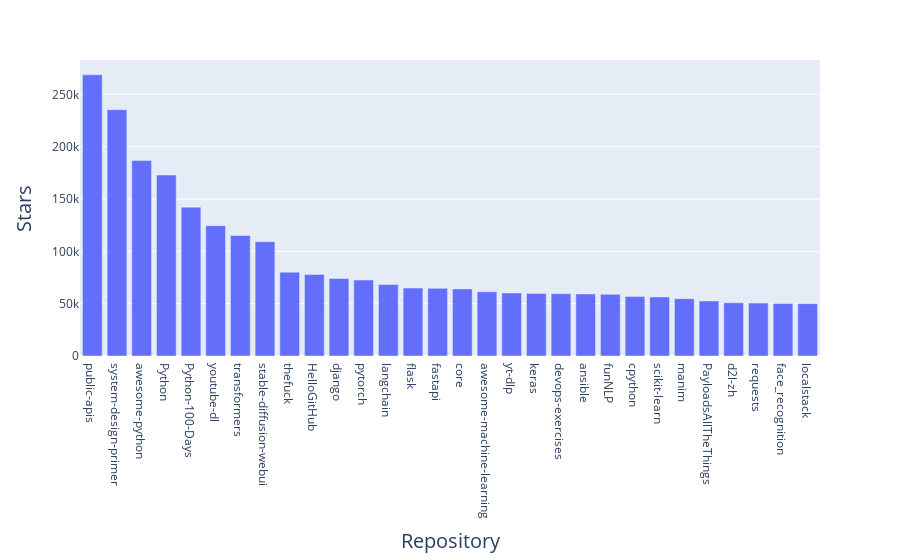

The notebook cell saved with this chart:
### Markdown cell above
Adding Custome tooltips

### Code cell
import requests
import plotly.express as px

# Make an APC call to Github
url = "https://api.github.com/search/repositories?q=language:python+sort:stars+stars:>10000"

headers = {"Accept": "application/vnd.github.v3+json"}
r = requests.get(url, headers=headers)
print(f"Status Code: {r.status_code}")

# Process over the result
response_dict = r.json()
print(f"Completed Results: {not response_dict['incomplete_results']}")

# Process responsitory information
repo_dicts = response_dict["items"]
repo_names, stars, hover_texts = [], [],[]

# for loop to extract names and stars count from API
for repo_dict in repo_dicts:
    repo_names.append(repo_dict["name"])
    stars.append(repo_dict["stargazers_count"])
 
    # build hover texts
    owner = repo_dict["owner"]['login']
    description = repo_dict['description']
    hover_text = f"{owner} <br /> {description}"
    hover_texts.append(hover_text)


# Mak a visual representation using plotly
title = " Most- starred Python projects on GitHub"
labels = {"x": "Repository", "y": "Stars"}
fig = px.bar(x=repo_names, y=stars, labels=labels, hover_name=hover_texts)

fig.update_layout(
    title_font_size=28, xaxis_title_font_size=20, yaxis_title_font_size=20
)

fig.show()

### Figure 1 — Plotly figure (JSON) as saved in the notebook; plotly's stock layout.template omitted (floating-point values rounded to 4 significant figures)
{"data": [{"alignmentgroup": "True", "hovertemplate": "<b>%{hovertext}</b><br><br>Repository=%{x}<br>Stars=%{y}<extra></extra>", "hovertext": ["public-apis <br /> A collective list of free APIs", "donnemartin <br /> Learn how to design large-scale systems. Prep for the system design interview.  Includes Anki flashcards.", "vinta <br /> A curated list of awesome Python frameworks, libraries, software and resources", "TheAlgorithms <br /> All Algorithms implemented in Python", "jackfrued <br /> Python - 100天从新手到大师", "ytdl-org <br /> Command-line program to download videos from YouTube.com and other video sites", "huggingface <br /> 🤗 Transformers: State-of-the-art Machine Learning for Pytorch, TensorFlow, and JAX.", "AUTOMATIC1111 <br /> Stable Diffusion web UI", "nvbn <br /> Magnificent app which corrects your previous console command.", "521xueweihan <br /> :octocat: 分享 GitHub 上有趣、入门级的开源项目。Share interesting, entry-level open source projects on GitHub.", "django <br /> The Web framework for perfectionists with deadlines.", "pytorch <br /> Tensors and Dynamic neural networks in Python with strong GPU acceleration", "langchain-ai <br /> ⚡ Building applications with LLMs through composability ⚡", "pallets <br /> The Python micro framework for building web applications.", "tiangolo <br /> FastAPI framework, high performance, easy to learn, fast to code, ready for production", "home-assistant <br /> :house_with_garden: Open source home automation that puts local control and privacy first.", "josephmisiti <br /> A curated list of awesome Machine Learning frameworks, libraries and software.", "yt-dlp <br /> A youtube-dl fork with additional features and fixes", "keras-team <br /> Deep Learning for humans", "bregman-arie <br /> Linux, Jenkins, AWS, SRE, Prometheus, Docker, Python, Ansible, Git, Kubernetes, Terraform, OpenStack, SQL, NoSQL, Azure, GCP, DNS, Elastic, Network, Virtualization. DevOps Interview Questions", "ansible <br /> Ansible is a radically simple IT automation platform that makes your applications and systems easier to deploy and maintain. Automate everything from code deployment to network configuration to cloud management, in a language that approaches plain English, using SSH, with no agents to install on remote systems. https://docs.ansible.com.", "fighting41love <br /> 中英文敏感词、语言检测、中外手机/电话归属地/运营商查询、名字推断性别、手机号抽取、身份证抽取、邮箱抽取、中日文人名库、中文缩写库、拆字词典、词汇情感值、停用词、反动词表、暴恐词表、繁简体转换、英文模拟中文发音、汪峰歌词生成器、职业名称词库、同义词库、反义词库、否定词库、汽车品牌词库、汽车零件词库、连续英文切割、各种中文词向量、公司名字大全、古诗词库、IT词库、财经词库、成语词库、地名词库、历史名人词库、诗词词库、医学词库、饮食词库、法律词库、汽车词库、动物词库、中文聊天语料、中文谣言数据、百度中文问答数据集、句子相似度匹配算法集合、bert资源、文本生成&摘要相关工具、cocoNLP信息抽取工具、国内电话号码正则匹配、清华大学XLORE:中英文跨语言百科知识图谱、清华大学人工智能技术系列报告、自然语言生成、NLU太难了系列、自动对联数据及机器人、用户名黑名单列表、罪名法务名词及分类模型、微信公众号语料、cs224n深度学习自然语言处理课程、中文手写汉字识别、中文自然语言处理 语料/数据集、变量命名神器、分词语料库+代码、任务型对话英文数据集、ASR 语音数据集 + 基于深度学习的中文语音识别系统、笑声检测器、Microsoft多语言数字/单位/如日期时间识别包、中华新华字典数据库及api(包括常用歇后语、成语、词语和汉字)、文档图谱自动生成、SpaCy 中文模型、Common Voice语音识别数据集新版、神经网络关系抽取、基于bert的命名实体识别、关键词(Keyphrase)抽取包pke、基于医疗领域知识图谱的问答系统、基于依存句法与语义角色标注的事件三元组抽取、依存句法分析4万句高质量标注数据、cnocr：用来做中文OCR的Python3包、中文人物关系知识图谱项目、中文nlp竞赛项目及代码汇总、中文字符数据、speech-aligner: 从“人声语音”及其“语言文本”产生音素级别时间对齐标注的工具、AmpliGraph: 知识图谱表示学习(Python)库：知识图谱概念链接预测、Scattertext 文本可视化(python)、语言/知识表示工具：BERT & ERNIE、中文对比英文自然语言处理NLP的区别综述、Synonyms中文近义词工具包、HarvestText领域自适应文本挖掘工具（新词发现-情感分析-实体链接等）、word2word：(Python)方便易用的多语言词-词对集：62种语言/3,564个多语言对、语音识别语料生成工具：从具有音频/字幕的在线视频创建自动语音识别(ASR)语料库、构建医疗实体识别的模型（包含词典和语料标注）、单文档非监督的关键词抽取、Kashgari中使用gpt-2语言模型、开源的金融投资数据提取工具、文本自动摘要库TextTeaser: 仅支持英文、人民日报语料处理工具集、一些关于自然语言的基本模型、基于14W歌曲知识库的问答尝试--功能包括歌词接龙and已知歌词找歌曲以及歌曲歌手歌词三角关系的问答、基于Siamese bilstm模型的相似句子判定模型并提供训练数据集和测试数据集、用Transformer编解码模型实现的根据Hacker News文章标题自动生成评论、用BERT进行序列标记和文本分类的模板代码、LitBank：NLP数据集——支持自然语言处理和计算人文学科任务的100部带标记英文小说语料、百度开源的基准信息抽取系统、虚假新闻数据集、Facebook: LAMA语言模型分析，提供Transformer-XL/BERT/ELMo/GPT预训练语言模型的统一访问接口、CommonsenseQA：面向常识的英文QA挑战、中文知识图谱资料、数据及工具、各大公司内部里大牛分享的技术文档 PDF 或者 PPT、自然语言生成SQL语句（英文）、中文NLP数据增强（EDA）工具、英文NLP数据增强工具 、基于医药知识图谱的智能问答系统、京东商品知识图谱、基于mongodb存储的军事领域知识图谱问答项目、基于远监督的中文关系抽取、语音情感分析、中文ULMFiT-情感分析-文本分类-语料及模型、一个拍照做题程序、世界各国大规模人名库、一个利用有趣中文语料库 qingyun 训练出来的中文聊天机器人、中文聊天机器人seqGAN、省市区镇行政区划数据带拼音标注、教育行业新闻语料库包含自动文摘功能、开放了对话机器人-知识图谱-语义理解-自然语言处理工具及数据、中文知识图谱：基于百度百科中文页面-抽取三元组信息-构建中文知识图谱、masr: 中文语音识别-提供预训练模型-高识别率、Python音频数据增广库、中文全词覆盖BERT及两份阅读理解数据、ConvLab：开源多域端到端对话系统平台、中文自然语言处理数据集、基于最新版本rasa搭建的对话系统、基于TensorFlow和BERT的管道式实体及关系抽取、一个小型的证券知识图谱/知识库、复盘所有NLP比赛的TOP方案、OpenCLaP：多领域开源中文预训练语言模型仓库、UER：基于不同语料+编码器+目标任务的中文预训练模型仓库、中文自然语言处理向量合集、基于金融-司法领域(兼有闲聊性质)的聊天机器人、g2pC：基于上下文的汉语读音自动标记模块、Zincbase 知识图谱构建工具包、诗歌质量评价/细粒度情感诗歌语料库、快速转化「中文数字」和「阿拉伯数字」、百度知道问答语料库、基于知识图谱的问答系统、jieba_fast 加速版的jieba、正则表达式教程、中文阅读理解数据集、基于BERT等最新语言模型的抽取式摘要提取、Python利用深度学习进行文本摘要的综合指南、知识图谱深度学习相关资料整理、维基大规模平行文本语料、StanfordNLP 0.2.0：纯Python版自然语言处理包、NeuralNLP-NeuralClassifier：腾讯开源深度学习文本分类工具、端到端的封闭域对话系统、中文命名实体识别：NeuroNER vs. BertNER、新闻事件线索抽取、2019年百度的三元组抽取比赛：“科学空间队”源码、基于依存句法的开放域文本知识三元组抽取和知识库构建、中文的GPT2训练代码、ML-NLP - 机器学习(Machine Learning)NLP面试中常考到的知识点和代码实现、nlp4han:中文自然语言处理工具集(断句/分词/词性标注/组块/句法分析/语义分析/NER/N元语法/HMM/代词消解/情感分析/拼写检查、XLM：Facebook的跨语言预训练语言模型、用基于BERT的微调和特征提取方法来进行知识图谱百度百科人物词条属性抽取、中文自然语言处理相关的开放任务-数据集-当前最佳结果、CoupletAI - 基于CNN+Bi-LSTM+Attention 的自动对对联系统、抽象知识图谱、MiningZhiDaoQACorpus - 580万百度知道问答数据挖掘项目、brat rapid annotation tool: 序列标注工具、大规模中文知识图谱数据：1.4亿实体、数据增强在机器翻译及其他nlp任务中的应用及效果、allennlp阅读理解:支持多种数据和模型、PDF表格数据提取工具 、 Graphbrain：AI开源软件库和科研工具，目的是促进自动意义提取和文本理解以及知识的探索和推断、简历自动筛选系统、基于命名实体识别的简历自动摘要、中文语言理解测评基准，包括代表性的数据集&基准模型&语料库&排行榜、树洞 OCR 文字识别 、从包含表格的扫描图片中识别表格和文字、语声迁移、Python口语自然语言处理工具集(英文)、 similarity：相似度计算工具包，java编写、海量中文预训练ALBERT模型 、Transformers 2.0 、基于大规模音频数据集Audioset的音频增强 、Poplar：网页版自然语言标注工具、图片文字去除，可用于漫画翻译 、186种语言的数字叫法库、Amazon发布基于知识的人-人开放领域对话数据集 、中文文本纠错模块代码、繁简体转换 、 Python实现的多种文本可读性评价指标、类似于人名/地名/组织机构名的命名体识别数据集 、东南大学《知识图谱》研究生课程(资料)、. 英文拼写检查库 、 wwsearch是企业微信后台自研的全文检索引擎、CHAMELEON：深度学习新闻推荐系统元架构 、 8篇论文梳理BERT相关模型进展与反思、DocSearch：免费文档搜索引擎、 LIDA：轻量交互式对话标注工具 、aili - the fastest in-memory index in the East 东半球最快并发索引 、知识图谱车音工作项目、自然语言生成资源大全 、中日韩分词库mecab的Python接口库、中文文本摘要/关键词提取、汉字字符特征提取器 (featurizer)，提取汉字的特征（发音特征、字形特征）用做深度学习的特征、中文生成任务基准测评 、中文缩写数据集、中文任务基准测评 - 代表性的数据集-基准(预训练)模型-语料库-baseline-工具包-排行榜、PySS3：面向可解释AI的SS3文本分类器机器可视化工具 、中文NLP数据集列表、COPE - 格律诗编辑程序、doccano：基于网页的开源协同多语言文本标注工具 、PreNLP：自然语言预处理库、简单的简历解析器，用来从简历中提取关键信息、用于中文闲聊的GPT2模型：GPT2-chitchat、基于检索聊天机器人多轮响应选择相关资源列表(Leaderboards、Datasets、Papers)、(Colab)抽象文本摘要实现集锦(教程 、词语拼音数据、高效模糊搜索工具、NLP数据增广资源集、微软对话机器人框架 、 GitHub Typo Corpus：大规模GitHub多语言拼写错误/语法错误数据集、TextCluster：短文本聚类预处理模块 Short text cluster、面向语音识别的中文文本规范化、BLINK：最先进的实体链接库、BertPunc：基于BERT的最先进标点修复模型、Tokenizer：快速、可定制的文本词条化库、中文语言理解测评基准，包括代表性的数据集、基准(预训练)模型、语料库、排行榜、spaCy 医学文本挖掘与信息提取 、 NLP任务示例项目代码集、 python拼写检查库、chatbot-list - 行业内关于智能客服、聊天机器人的应用和架构、算法分享和介绍、语音质量评价指标(MOSNet, BSSEval, STOI, PESQ, SRMR)、 用138GB语料训练的法文RoBERTa预训练语言模型 、BERT-NER-Pytorch：三种不同模式的BERT中文NER实验、无道词典 - 有道词典的命令行版本，支持英汉互查和在线查询、2019年NLP亮点回顾、 Chinese medical dialogue data 中文医疗对话数据集 、最好的汉字数字(中文数字)-阿拉伯数字转换工具、 基于百科知识库的中文词语多词义/义项获取与特定句子词语语义消歧、awesome-nlp-sentiment-analysis - 情感分析、情绪原因识别、评价对象和评价词抽取、LineFlow：面向所有深度学习框架的NLP数据高效加载器、中文医学NLP公开资源整理 、MedQuAD：(英文)医学问答数据集、将自然语言数字串解析转换为整数和浮点数、Transfer Learning in Natural Language Processing (NLP) 、面向语音识别的中文/英文发音辞典、Tokenizers：注重性能与多功能性的最先进分词器、CLUENER 细粒度命名实体识别 Fine Grained Named Entity Recognition、 基于BERT的中文命名实体识别、中文谣言数据库、NLP数据集/基准任务大列表、nlp相关的一些论文及代码, 包括主题模型、词向量(Word Embedding)、命名实体识别(NER)、文本分类(Text Classificatin)、文本生成(Text Generation)、文本相似性(Text Similarity)计算等，涉及到各种与nlp相关的算法，基于keras和tensorflow 、Python文本挖掘/NLP实战示例、 Blackstone：面向非结构化法律文本的spaCy pipeline和NLP模型通过同义词替换实现文本“变脸” 、中文 预训练 ELECTREA 模型: 基于对抗学习 pretrain Chinese Model 、albert-chinese-ner - 用预训练语言模型ALBERT做中文NER 、基于GPT2的特定主题文本生成/文本增广、开源预训练语言模型合集、多语言句向量包、编码、标记和实现：一种可控高效的文本生成方法、 英文脏话大列表 、attnvis：GPT2、BERT等transformer语言模型注意力交互可视化、CoVoST：Facebook发布的多语种语音-文本翻译语料库，包括11种语言(法语、德语、荷兰语、俄语、西班牙语、意大利语、土耳其语、波斯语、瑞典语、蒙古语和中文)的语音、文字转录及英文译文、Jiagu自然语言处理工具 - 以BiLSTM等模型为基础，提供知识图谱关系抽取 中文分词 词性标注 命名实体识别 情感分析 新词发现 关键词 文本摘要 文本聚类等功能、用unet实现对文档表格的自动检测，表格重建、NLP事件提取文献资源列表 、 金融领域自然语言处理研究资源大列表、CLUEDatasetSearch - 中英文NLP数据集：搜索所有中文NLP数据集，附常用英文NLP数据集 、medical_NER - 中文医学知识图谱命名实体识别 、(哈佛)讲因果推理的免费书、知识图谱相关学习资料/数据集/工具资源大列表、Forte：灵活强大的自然语言处理pipeline工具集 、Python字符串相似性算法库、PyLaia：面向手写文档分析的深度学习工具包、TextFooler：针对文本分类/推理的对抗文本生成模块、Haystack：灵活、强大的可扩展问答(QA)框架、中文关键短语抽取工具", "python <br /> The Python programming language", "scikit-learn <br /> scikit-learn: machine learning in Python", "3b1b <br /> Animation engine for explanatory math videos", "swisskyrepo <br /> A list of useful payloads and bypass for Web Application Security and Pentest/CTF", "d2l-ai <br /> 《动手学深度学习》：面向中文读者、能运行、可讨论。中英文版被70多个国家的500多所大学用于教学。", "psf <br /> A simple, yet elegant, HTTP library.", "ageitgey <br /> The world's simplest facial recognition api for Python and the command line", "localstack <br /> 💻 A fully functional local AWS cloud stack. Develop and test your cloud & Serverless apps offline"], "legendgroup": "", "marker": {"color": "#636efa", "pattern": {"shape": ""}}, "name": "", "offsetgroup": "", "orientation": "v", "showlegend": false, "textposition": "auto", "type": "bar", "x": ["public-apis", "system-design-primer", "awesome-python", "Python", "Python-100-Days", "youtube-dl", "transformers", "stable-diffusion-webui", "thefuck", "HelloGitHub", "django", "pytorch", "langchain", "flask", "fastapi", "core", "awesome-machine-learning", "yt-dlp", "keras", "devops-exercises", "ansible", "funNLP", "cpython", "scikit-learn", "manim", "PayloadsAllTheThings", "d2l-zh", "requests", "face_recognition", "localstack"], "xaxis": "x", "y": [268671, 235336, 186729, 172939, 142196, 124554, 115217, 109257, 80081, 77939, 74005, 72560, 68310, 64933, 64621, 64055, 61370, 60138, 59735, 59473, 59260, 58930, 56796, 56427, 54727, 52592, 50834, 50530, 50195, 49996], "yaxis": "y"}], "layout": {"barmode": "relative", "legend": {"tracegroupgap": 0}, "margin": {"t": 60}, "title": {"font": {"size": 28}}, "xaxis": {"anchor": "y", "domain": [0, 1], "title": {"font": {"size": 20}, "text": "Repository"}}, "yaxis": {"anchor": "x", "domain": [0, 1], "title": {"font": {"size": 20}, "text": "Stars"}}}}
